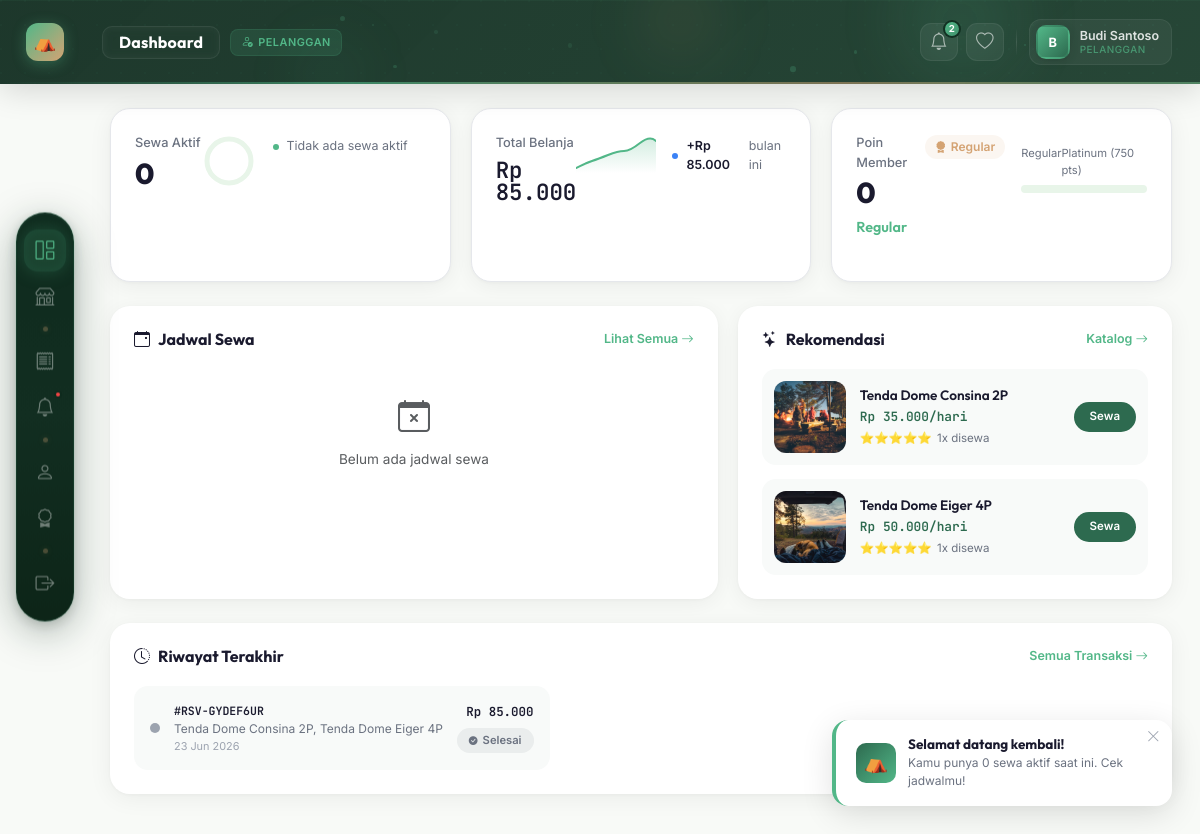
The app's page /pages/pelanggan/dashboard.php (signed in) with its own data.
### tables this page shows
CREATE TABLE `member_level` (
  `id` int NOT NULL AUTO_INCREMENT,
  `user_id` int NOT NULL,
  `level` enum('regular','bronze','silver','gold') NOT NULL DEFAULT 'regular',
  `total_transaksi` int NOT NULL DEFAULT '0',
  `total_sewa` decimal(12,2) NOT NULL DEFAULT '0.00',
  `poin` int NOT NULL DEFAULT '0',
  `created_at` datetime NOT NULL DEFAULT CURRENT_TIMESTAMP,
  `updated_at` datetime DEFAULT NULL ON UPDATE CURRENT_TIMESTAMP,
  PRIMARY KEY (`id`),
  UNIQUE KEY `user_id` (`user_id`),
  CONSTRAINT `member_level_ibfk_1` FOREIGN KEY (`user_id`) REFERENCES `users` (`id`) ON DELETE CASCADE ON UPDATE CASCADE
);

CREATE TABLE `barang` (
  `id` int NOT NULL AUTO_INCREMENT,
  `kategori_id` int NOT NULL,
  `nama` varchar(150) NOT NULL,
  `deskripsi` text,
  `gambar` varchar(255) DEFAULT NULL,
  `harga_per_hari` decimal(12,2) NOT NULL DEFAULT '0.00',
  `stok_total` int NOT NULL DEFAULT '0',
  `stok_tersedia` int NOT NULL DEFAULT '0',
  `status` enum('tersedia','habis','maintenance') NOT NULL DEFAULT 'tersedia',
  `created_at` datetime NOT NULL DEFAULT CURRENT_TIMESTAMP,
  `updated_at` datetime DEFAULT NULL ON UPDATE CURRENT_TIMESTAMP,
  PRIMARY KEY (`id`),
  KEY `idx_barang_kategori` (`kategori_id`),
  KEY `idx_barang_status` (`status`),
  CONSTRAINT `barang_ibfk_1` FOREIGN KEY (`kategori_id`) REFERENCES `kategori` (`id`) ON DELETE RESTRICT ON UPDATE CASCADE
);

CREATE TABLE `transaksi` (
  `id` int NOT NULL AUTO_INCREMENT,
  `kode_transaksi` varchar(20) NOT NULL,
  `reservasi_id` int DEFAULT NULL,
  `user_id` int NOT NULL,
  `tipe` enum('online','walk_in') NOT NULL DEFAULT 'online',
  `total_bayar` decimal(12,2) NOT NULL DEFAULT '0.00',
  `denda` decimal(12,2) NOT NULL DEFAULT '0.00',
  `status` enum('menunggu_bayar','dibayar','aktif','selesai') NOT NULL DEFAULT 'menunggu_bayar',
  `created_at` datetime NOT NULL DEFAULT CURRENT_TIMESTAMP,
  `updated_at` datetime DEFAULT NULL ON UPDATE CURRENT_TIMESTAMP,
  PRIMARY KEY (`id`),
  UNIQUE KEY `kode_transaksi` (`kode_transaksi`),
  KEY `reservasi_id` (`reservasi_id`),
  KEY `idx_transaksi_user` (`user_id`),
  KEY `idx_transaksi_status` (`status`),
  CONSTRAINT `transaksi_ibfk_1` FOREIGN KEY (`reservasi_id`) REFERENCES `reservasi` (`id`) ON DELETE SET NULL ON UPDATE CASCADE,
  CONSTRAINT `transaksi_ibfk_2` FOREIGN KEY (`user_id`) REFERENCES `users` (`id`) ON DELETE RESTRICT ON UPDATE CASCADE
);

CREATE TABLE `reservasi` (
  `id` int NOT NULL AUTO_INCREMENT,
  `kode_reservasi` varchar(20) NOT NULL,
  `user_id` int NOT NULL,
  `tanggal_mulai` date NOT NULL,
  `tanggal_selesai` date NOT NULL,
  `total_biaya` decimal(12,2) NOT NULL DEFAULT '0.00',
  `deposit` decimal(12,2) NOT NULL DEFAULT '0.00',
  `promo_id` int DEFAULT NULL,
  `diskon` decimal(12,2) NOT NULL DEFAULT '0.00',
  `status` enum('pending','disetujui','ditolak','aktif','selesai','batal') NOT NULL DEFAULT 'pending',
  `catatan` text,
  `alasan_tolak` text,
  `created_at` datetime NOT NULL DEFAULT CURRENT_TIMESTAMP,
  `updated_at` datetime DEFAULT NULL ON UPDATE CURRENT_TIMESTAMP,
  PRIMARY KEY (`id`),
  UNIQUE KEY `kode_reservasi` (`kode_reservasi`),
  KEY `idx_reservasi_user` (`user_id`),
  KEY `idx_reservasi_status` (`status`),
  KEY `idx_reservasi_tanggal` (`tanggal_mulai`,`tanggal_selesai`),
  CONSTRAINT `reservasi_ibfk_1` FOREIGN KEY (`user_id`) REFERENCES `users` (`id`) ON DELETE RESTRICT ON UPDATE CASCADE
);

### pages/pelanggan/dashboard.php (the view, shortened to what the rows shown need)
<?php
require_once dirname(__DIR__, 2) . '/classes/Transaksi.php';
require_once dirname(__DIR__, 2) . '/classes/Reservasi.php';
require_once dirname(__DIR__, 2) . '/classes/Barang.php';
require_once dirname(__DIR__, 2) . '/classes/MemberLevel.php';
$user_id = $_SESSION['user_id'];
$allTransaksi = Transaksi::getByUser($user_id);
$memberInfo = MemberLevel::getByUser($user_id);
$memberPoin = $memberInfo ? (int)$memberInfo['poin'] : 0;
$memberLevel = $memberInfo ? ucfirst($memberInfo['level']) : 'Regular';
$nextTierPts = 750;
$rekomendasi = Barang::getPopuler(3);
$recentTransaksi = array_slice($allTransaksi, 0, 3);
$historyItems = [];
foreach ($recentTransaksi as $trx) {
    $reservasiDetail = [];
    if (!empty($trx['reservasi_id'])) {
        $reservasiDetail = Reservasi::getDetail($trx['reservasi_id']);
    }
    $itemNames = array_map(function($d) { return $d['barang_nama']; }, $reservasiDetail);
    $historyItems[] = [
        'kode' => $trx['kode_reservasi'] ?? $trx['kode_transaksi'],
        'items' => implode(', ', $itemNames),
        'date' => date('d M Y', strtotime($trx['created_at'])),
        'amount' => $trx['total_bayar'],
        'status' => $trx['status']
    ];
}
?>
<!DOCTYPE html>
<html lang="id">
<head>
    <link href="https://cdn.jsdelivr.net/npm/bootstrap@5.3.0/dist/css/bootstrap.min.css" rel="stylesheet">
    <link href="https://cdn.jsdelivr.net/npm/bootstrap-icons@1.10.5/font/bootstrap-icons.css" rel="stylesheet">
    <link rel="stylesheet" href="<?= ASSETS_URL ?>/css/style.css?v=1781550666">
    <link rel="stylesheet" href="<?= ASSETS_URL ?>/css/dashboard.css?v=1781550666">
    <link rel="stylesheet" href="<?= ASSETS_URL ?>/css/pelanggan-system.css">
</head>
<body>
<div class="pelanggan-wrapper">
    <div class="pelanggan-main">
        <?php $_header_role = 'pelanggan'; include dirname(__DIR__, 2) . '/includes/header_glass.php'; ?>
        <div class="pelanggan-content">
            <div class="stats-grid animate-in delay-2">
                <div class="stat-card">
                    <div class="stat-header">
                        <div class="stat-info">
                            <span class="stat-label">Poin Member</span>
                            <div class="stat-value"><?= $memberPoin ?> <small><?= htmlspecialchars($memberLevel) ?></small></div>
                        </div>
                        <div class="stat-visual">
                            <span class="member-tier"><i class="bi bi-award-fill"></i> <?= htmlspecialchars($memberLevel) ?></span>
                        </div>
                    </div>
                    <div class="member-progress">
                        <div class="progress-labels">
                            <span><?= htmlspecialchars($memberLevel) ?></span>
                            <span>Platinum (<?= $nextTierPts ?> pts)</span>
                        </div>
                    </div>
                </div>
            </div>
            <div class="two-col-section animate-in delay-3">
                <div class="dash-card">
                    <div class="reko-list">
                        <?php if (empty($rekomendasi)): ?>
                            <div class="text-center py-4 text-muted">
                                <p class="mb-0" style="font-size:0.85rem;">Belum ada rekomendasi</p>
                            </div>
                        <?php else: ?>
                            <?php foreach ($rekomendasi as $reko):
                                $rekoImg = !empty($reko['gambar']) ? ASSETS_URL . '/img/barang/' . $reko['gambar'] : 'https://images.unsplash.com/photo-1504280390367-361c6d9f38f4?w=200&q=80';
                            ?>
                            <a class="reko-card" href="<?= BASE_URL ?>/pages/pelanggan/detail_barang.php?id=<?= $reko['id'] ?>">
                                <div class="reko-img">
                                    <img src="<?= htmlspecialchars($rekoImg) ?>" alt="<?= htmlspecialchars($reko['nama']) ?>">
                                </div>
                                <div class="reko-info">
                                    <h4><?= htmlspecialchars($reko['nama']) ?></h4>
                                    <div class="reko-price">Rp <?= number_format($reko['harga_per_hari'], 0, ',', '.') ?>/hari</div>
                                    <div class="reko-rating">⭐⭐⭐⭐⭐ <span><?= isset($reko['total_sewa']) ? $reko['total_sewa'] : 0 ?>x disewa</span></div>
                                </div>
                                <div class="reko-action">
                                    <button class="btn-sewa-sm">Sewa</button>
                                </div>
                            </a>
                            <?php endforeach; ?>
                        <?php endif; ?>
                    </div>
                </div>
            </div>
            <div class="dash-card animate-in delay-4">
                <div class="history-grid">
                    <?php if (empty($historyItems)): ?>
                        <div class="text-center py-4 text-muted" style="grid-column:1/-1;">
                            <i class="bi bi-clock" style="font-size:2rem;"></i>
                            <p class="mt-2 mb-0" style="font-size:0.85rem;">Belum ada riwayat transaksi</p>
                        </div>
                    <?php else: ?>
                        <?php foreach ($historyItems as $hi):
                            $dotClass = 'gray';
                            $statusPillClass = 'completed';
                            $statusLabel = 'Selesai';
                            $statusIcon = 'bi-check-circle-fill';
                        ?>
                        <div class="history-item">
                            <span class="history-dot <?= $dotClass ?>"></span>
                            <div class="history-details">
                                <div class="history-id">#<?= htmlspecialchars($hi['kode']) ?></div>
                                <div class="history-items-text"><?= htmlspecialchars($hi['items'] ?: 'Peralatan camping') ?></div>
                                <div class="history-date"><?= htmlspecialchars($hi['date']) ?></div>
                            </div>
                            <div class="history-meta">
                                <span class="history-amount">Rp <?= number_format($hi['amount'], 0, ',', '.') ?></span>
                                <span class="status-pill <?= $statusPillClass ?>"><i class="bi <?= $statusIcon ?>"></i> <?= $statusLabel ?></span>
                            </div>
                        </div>
                        <?php endforeach; ?>
                    <?php endif; ?>
                </div>
            </div>
        </div>
    </div>
</div>
</body>
</html>

### records on screen
member_level: poin "0", level "Regular"
barang: gambar (picture), nama "Tenda Dome Consina 2P", harga_per_hari "35.000", total_sewa "1"
barang: gambar (picture), nama "Tenda Dome Eiger 4P", harga_per_hari "50.000", total_sewa "1"
transaksi: reservasi.kode_reservasi "RSV-GYDEF6UR", items "Tenda Dome Consina 2P, Tenda Dome Eiger 4P", date "23 Jun 2026", total_bayar "85.000", statusLabel "Selesai"

### other values on screen
$_hdr_title "Dashboard"
$_hdr_role_label "PELANGGAN"
$_hdr_notif_count "2"
$_hdr_initial "B"
$_hdr_user "Budi Santoso"
$totalSewaCount "0"
$totalBelanja "85.000"
$belanjaBulanIni "85.000"
$nextTierPts "750"
